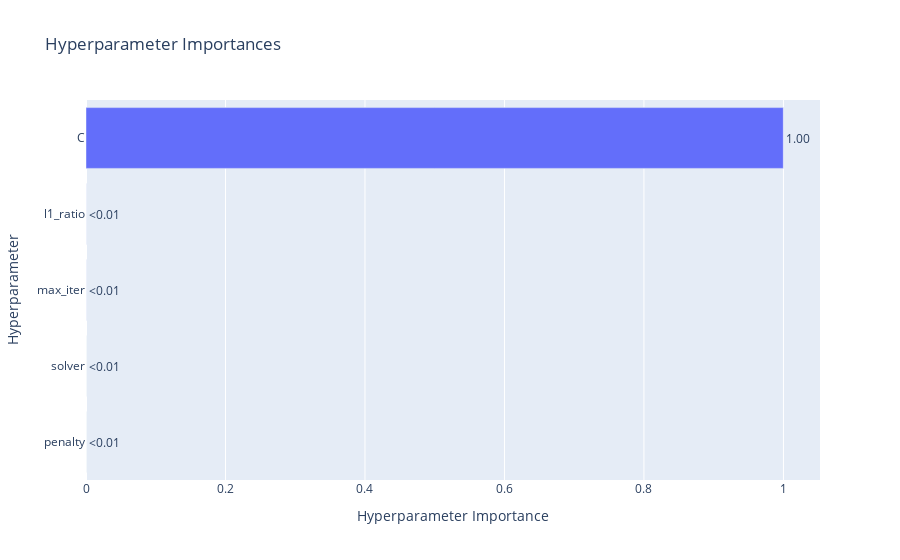

Notebook source saved alongside this figure:
### Code cell
optuna.visualization.plot_param_importances(study)

### Figure 1 — Plotly figure (JSON) as saved in the notebook; plotly's stock layout.template omitted (floating-point values rounded to 4 significant figures)
{"data": [{"cliponaxis": false, "hovertemplate": ["penalty (CategoricalDistribution): 0.0<extra></extra>", "solver (CategoricalDistribution): 0.0<extra></extra>", "max_iter (IntDistribution): 9.443252928357566e-05<extra></extra>", "l1_ratio (FloatDistribution): 0.00010183953116914689<extra></extra>", "C (FloatDistribution): 0.9998037279395473<extra></extra>"], "name": "Objective Value", "orientation": "h", "text": ["<0.01", "<0.01", "<0.01", "<0.01", "1.00"], "textposition": "outside", "type": "bar", "x": [0, 0, 9.443e-05, 0.0001018, 0.9998], "y": ["penalty", "solver", "max_iter", "l1_ratio", "C"]}], "layout": {"title": {"text": "Hyperparameter Importances"}, "xaxis": {"title": {"text": "Hyperparameter Importance"}}, "yaxis": {"title": {"text": "Hyperparameter"}}}}
